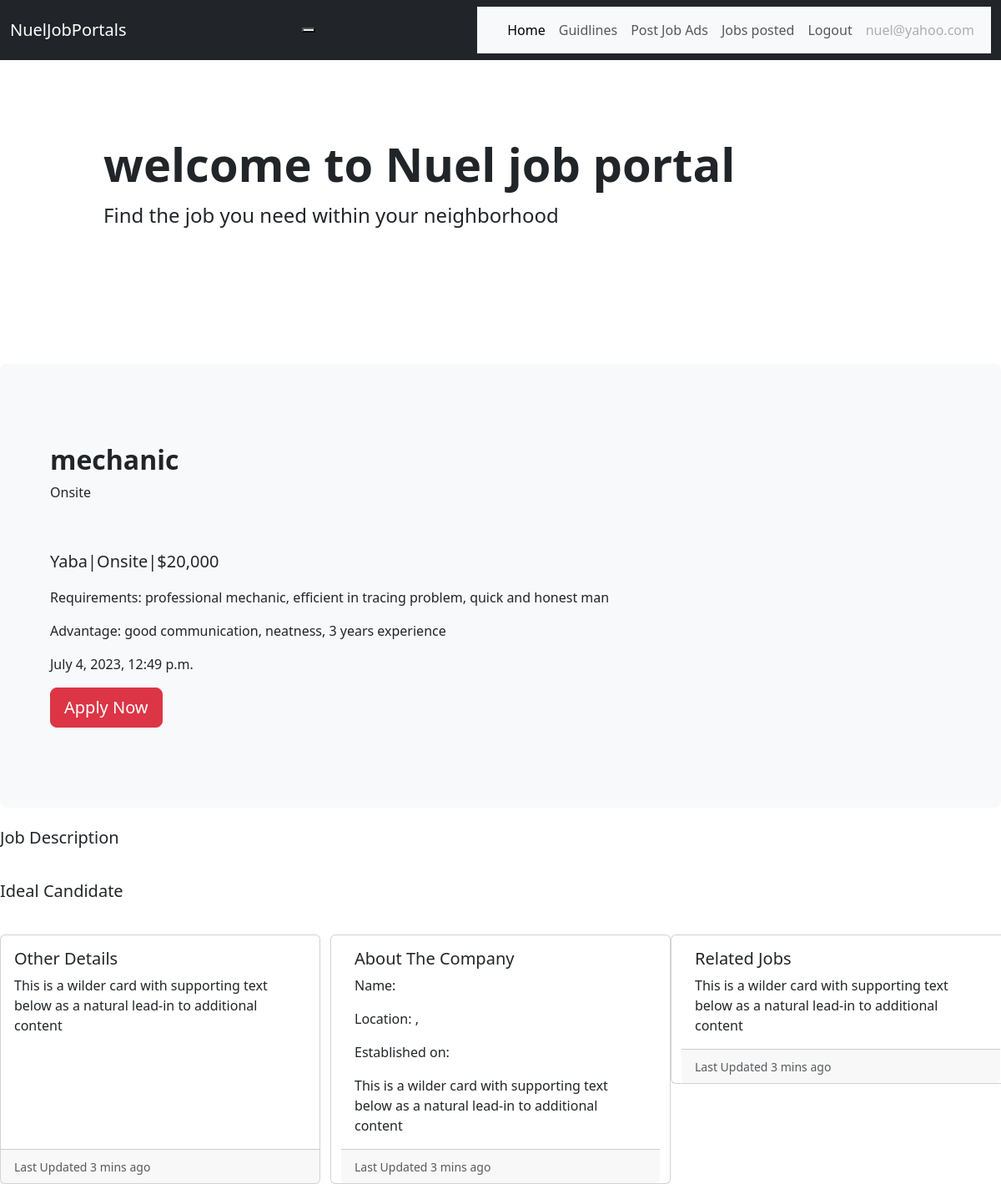
The app's page /job-details/3/ (signed in) with its own data.
### account/models.py (models this page shows)
class User(AbstractUser):
    email =models.EmailField(unique=True)
    is_recruiter =models.BooleanField(default=False)
    is_applicant =models.BooleanField(default=False)
    is_resume =models.BooleanField(default=False)
    is_company =models.BooleanField(default=False)

### job/models.py (models this page shows, shortened)
class AvailableJobs(models.Model):
   job_type_choices=(
      ('Remote','Remote'),
      ('Onsite','Onsite'),
      ('Hybrid','Hybrid')
   )
   user = models.ForeignKey(User, on_delete=models.CASCADE)
   employers = models.ForeignKey(Employers, on_delete=models.CASCADE)
   title = models.CharField(max_length=200)
   city = models.CharField(max_length=200)
   location = models.ForeignKey(Location, on_delete=models.CASCADE,blank=True,null=True)
   salary = models.PositiveIntegerField(default=35000)
   requirements = models.TextField()
   ideal_candidate =models.TextField()
   is_available =models.BooleanField(default=True)
   date_created = models.DateField(auto_now_add = True, null=True, blank=True)
   created_on = models.DateTimeField(auto_now_add = True, null=True, blank=True)
   industry = models.ForeignKey(Industry, on_delete=models.CASCADE,blank=True,null=True)
   job_type= models.CharField(max_length=200,choices=job_type_choices,null=True,blank=True)
   class Meta:
      verbose_name_plural='AvailableJobs'
      ordering = ['-date_created']

class Location(models.Model):
   name = models.CharField(max_length=200)
   def __str__(self):
      return self.name

### products/views.py (the view)
# urls.py: path('job-details/<int:pk>/', views.jobDetails, name='job-details'),
def jobDetails(request,pk):
    if  request.user.is_authenticated:
        if ApplyJob.objects.filter(user=request.user,job=pk).exists():
            has_applied = True
        else:
            has_applied = False
        job_details = AvailableJobs.objects.get(pk=pk)
        context={'job_details':job_details,"has_applied":has_applied}
        return render(request,'jobs/job_details.html',context)
    else:
        messages.info(request,'You have to login first,please.')
        return redirect('account:login')

### templates/jobs/job_details.html (shortened to what this page needs)
{% extends 'layouts/base.html' %}
{% load widget_tweaks %}
{% load humanize %}
{% block content %}
<section>
    <div class="p-5 mb-4 bg-light rounded-3">
        <div class="container-fluid py-5">
            <h2 class="disply-5 fw-bold">{{ job_details.title }}</h2>
            <p>{{job_details.job_type }}</p>
            <br>
              <p class="col-md-8 fs-5 mt-3">{{ job_details.location }}|{{ job_details.job_type }}|$<span>{{ job_details.salary|intcomma}}</span></p>
              <p>Requirements: {{ job_details.requirements }}</p>
              <p>Advantage: {{ job_details.ideal_candidate }}</p>
              <p>{{ job_details.created_on }}</p>
              {% if has_applied == True %}
              <p><span class="text-danger">You have already applied for this job</span></p>
              {% else %}
              <a href="{% url 'products:apply-job' job_details.pk %}" class="btn btn-danger btn-lg">Apply Now</a>
              {% endif %}
        </div>
    </div>
</section>
<div>
    <section>
        <h5>Job Description</h5>
    </section>
</div><br>
<div>
    <section>
        <h5>Ideal Candidate </h5>
    </section>
</div><br>
<div class="row row-cols-1 row-cols-md-3 g-4">
    <div class="col">
        <div class="card h-100">
            <div class="card-body">
                <h5 class="card-title">Other Details </h5>
                    <p class="card-text">This is a wilder card with supporting text below as a natural lead-in to additional content</p>
            </div>
            <div class="card-footer">
                <small class="text-muted">Last Updated 3 mins ago</small>
            </div>
        </div>
    </div>
    <div class="card h-100">
        <div class="card-body">
            <h5 class="card-title">About The Company </h5>
            <p class="card-text">Name: {{available_jobs.employers.name }}</p>
            <p class="card-text">Location: {{available_jobs.employers.city }}, {{available_jobs.employers.state }}</p>
            <p class="card-text">Established on: {{available_jobs.employers.establisedDate }}</p>
                <p class="card-text">This is a wilder card with supporting text below as a natural lead-in to additional content</p>
        </div>
        <div class="card-footer">
            <small class="text-muted">Last Updated 3 mins ago</small>
        </div>
    </div>
    <div class="card h-100">
        <div class="card-body">
            <h5 class="card-title">Related Jobs </h5>
                <p class="card-text">This is a wilder card with supporting text below as a natural lead-in to additional content</p>
        </div>
        <div class="card-footer">
            <small class="text-muted">Last Updated 3 mins ago</small>
        </div>
    </div>
</div>
{% endblock %}

### templates/layouts/base.html (shortened to what this page needs)
<!doctype html>
<html lang="en">
  <head>
    <link href="https://cdn.jsdelivr.net/npm/bootstrap@5.3.0/dist/css/bootstrap.min.css" rel="stylesheet">
  </head>
  <body>
<nav class="navbar navbar-expand-lg navbar-dark bg-dark">
  <div class="container-fluid">
      <a href="" class="navbar-brand">NuelJobPortals</a>
      <button class="navbar-toggle" type="button" data-bs-toggle="collapse" data-bs-target="#navbarSupportedContent" aria-controls="navbarSupportedContent" aria-expanded="false" aria-label="Toggle navigation">
      </button>
      <nav class="navbar navbar-expand-lg bg-body-tertiary">
          <div class="container-fluid">
            <div class="collapse navbar-collapse" id="navbarSupportedContent">
              <ul class="navbar-nav me-auto mb-2 mb-lg-0">
                <li class="nav-item">
                  <a class="nav-link active" aria-current="page" href="/">Home</a>
                </li>
                <li class="nav-item">
                  <a class="nav-link" href="#">Guidlines</a>
                </li>
                {% if request.user.is_authenticated %}
                {% if request.user.is_applicant %}
                {% if request.user.is_resume %}
                <li class="nav-item"><a class="nav-link" href="{% url 'products:home' %}">Apply to jobs</a></li>
                <li class="nav-item">
                  <a class="nav-link active" aria-current="page" href="{% url 'job:applied-jobs' %}">
                    Manage Job Application </a>
                </li>
                {% else %}
                <li class="nav-item">
                  <a class="nav-link" href="{% url 'resume:resume_update' %}">Create Resume</a>
                </li>
                {% endif %}
                <li class="nav-item">
                  <a class="nav-link" href="{% url 'account:logout' %}">Logout</a>
                </li>
                {% elif request.user.is_recruiter %}
                {% if request.user.is_company %}
                <li class="nav-item">
                  <a class="nav-link" href="{% url 'job:create-job' %}">Post Job Ads</a>
                </li>
                {% else %}
                <li class="nav-item">
                  <a class="nav-link" href=" {% url 'employers:update_company' %}"> Create Company</a>
                </li>
                {% endif %}
                <li class="nav-item">
                  <a class="nav-link" href="{% url 'products:company_jobs' %}">Jobs posted</a>
                </li>
                <li class="nav-item">
                  <a class="nav-link" href="{% url 'account:logout' %}">Logout</a>
                </li>
                <li class="nav-item">
                  <a class="nav-link disabled" href="#" tabindex="1" aria-disabled="true">{{ request.user.email }}</a>
                </li>
              </ul>
              {% endif %}
              {% endif %}
            </div>
          </div>
        </nav>
  </div>
</nav>
<div class="container col-xl-10 col-xxl-8 px-4 py-5">
  <div class="row align-items-center g-lg-5 py-5">
      <div class="cel-lg-7 text-center text-lg-start">
          <h1 class="display-4 fw-bold lh-1 mb-3">welcome to Nuel job portal</h1>
          <p class="col-lg-10 fs-4">Find the job you need within your neighborhood </p>
      </div>
  </div>
</div>
{% block content %}
{% endblock %}
  </body>
</html>

### records on screen
User: user.email "nuel@yahoo.com"
AvailableJobs: title "mechanic", job_type "Onsite", location "Yaba", salary "20,000", requirements "professional mechanic, efficient in tracing problem, quick and honest man", ideal_candidate "good communication, neatness, 3 years experience", created_on "July 4, 2023, 12:49 p.m."
